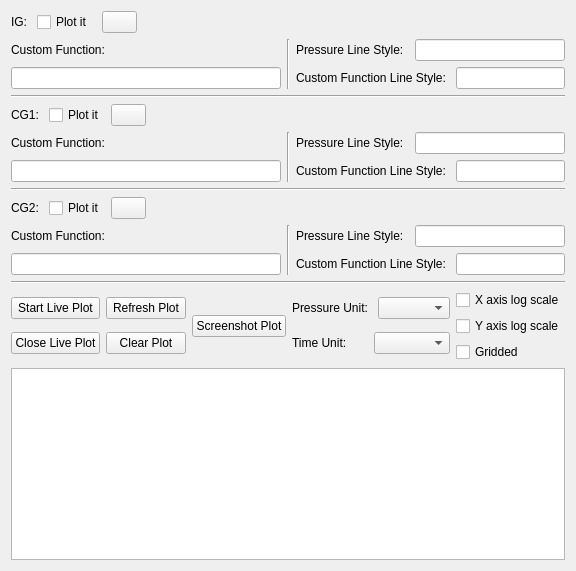
      <widget class="QWidget" name="page2">
       <layout class="QVBoxLayout" name="verticalLayout_3">
        <item>
         <layout class="QVBoxLayout" name="verticalLayout_29">
          <item>
           <layout class="QVBoxLayout" name="verticalLayout_30">
            <item>
             <layout class="QHBoxLayout" name="horizontalLayout_22">
              <item>
               <widget class="QLabel" name="label_26">
                <property name="text">
                 <string>IG: </string>
                </property>
               </widget>
              </item>
              <item>
               <widget class="QCheckBox" name="IGPlotItCheckBox">
                <property name="text">
                 <string>Plot it </string>
                </property>
               </widget>
              </item>
              <item>
               <widget class="QPushButton" name="IGplotHelp">
                <property name="maximumSize">
                 <size>
                  <width>35</width>
                  <height>16777215</height>
                 </size>
                </property>
                <property name="text">
                 <string/>
                </property>
               </widget>
              </item>
              <item>
               <spacer name="horizontalSpacer_4">
                <property name="orientation">
                 <enum>Qt::Horizontal</enum>
                </property>
                <property name="sizeHint" stdset="0">
                 <size>
                  <width>40</width>
                  <height>20</height>
                 </size>
                </property>
               </spacer>
              </item>
             </layout>
            </item>
            <item>
             <layout class="QHBoxLayout" name="horizontalLayout_21">
              <item>
               <layout class="QVBoxLayout" name="verticalLayout_33">
                <item>
                 <widget class="QLabel" name="label_29">
                  <property name="text">
                   <string>Custom Function: </string>
                  </property>
                 </widget>
                </item>
                <item>
                 <widget class="QLineEdit" name="IGPlotCustomFunctionLineEdit"/>
                </item>
               </layout>
              </item>
              <item>
               <widget class="Line" name="line_18">
                <property name="orientation">
                 <enum>Qt::Vertical</enum>
                </property>
               </widget>
              </item>
              <item>
               <layout class="QVBoxLayout" name="verticalLayout_34">
                <item>
                 <layout class="QHBoxLayout" name="horizontalLayout_23">
                  <item>
                   <widget class="QLabel" name="label_30">
                    <property name="text">
                     <string>Pressure Line Style: </string>
                    </property>
                   </widget>
                  </item>
                  <item>
                   <widget class="QLineEdit" name="IGPlotPressureLineStyle">
                    <property name="maximumSize">
                     <size>
                      <width>150</width>
                      <height>16777215</height>
                     </size>
                    </property>
                   </widget>
                  </item>
                 </layout>
                </item>
                <item>
                 <layout class="QHBoxLayout" name="horizontalLayout_24">
                  <item>
                   <widget class="QLabel" name="label_31">
                    <property name="text">
                     <string>Custom Function Line Style: </string>
                    </property>
                   </widget>
                  </item>
                  <item>
                   <widget class="QLineEdit" name="IGPlotCustomFunctionLineStyle">
                    <property name="maximumSize">
                     <size>
                      <width>150</width>
                      <height>16777215</height>
                     </size>
                    </property>
                   </widget>
                  </item>
                 </layout>
                </item>
               </layout>
              </item>
             </layout>
            </item>
           </layout>
          </item>
          <item>
           <widget class="Line" name="line_16">
            <property name="orientation">
             <enum>Qt::Horizontal</enum>
            </property>
           </widget>
          </item>
          <item>
           <layout class="QVBoxLayout" name="verticalLayout_36">
            <item>
             <layout class="QHBoxLayout" name="horizontalLayout_26">
              <item>
               <widget class="QLabel" name="label_32">
                <property name="text">
                 <string>CG1: </string>
                </property>
               </widget>
              </item>
              <item>
               <widget class="QCheckBox" name="CG1PlotItCheckBox">
                <property name="text">
                 <string>Plot it</string>
                </property>
               </widget>
              </item>
              <item>
               <widget class="QPushButton" name="CG1plotHelp">
                <property name="maximumSize">
                 <size>
                  <width>35</width>
                  <height>16777215</height>
                 </size>
                </property>
                <property name="text">
                 <string/>
                </property>
               </widget>
              </item>
              <item>
               <spacer name="horizontalSpacer_5">
                <property name="orientation">
                 <enum>Qt::Horizontal</enum>
                </property>
                <property name="sizeHint" stdset="0">
                 <size>
                  <width>40</width>
                  <height>20</height>
                 </size>
                </property>
               </spacer>
              </item>
             </layout>
            </item>
            <item>
             <layout class="QHBoxLayout" name="horizontalLayout_25">
              <item>
               <layout class="QVBoxLayout" name="verticalLayout_39">
                <item>
                 <widget class="QLabel" name="label_35">
                  <property name="text">
                   <string>Custom Function: </string>
                  </property>
                 </widget>
                </item>
                <item>
                 <widget class="QLineEdit" name="CG1PlotCustomFunctionLineEdit"/>
                </item>
               </layout>
              </item>
              <item>
               <widget class="Line" name="line_21">
                <property name="orientation">
                 <enum>Qt::Vertical</enum>
                </property>
               </widget>
              </item>
              <item>
               <layout class="QVBoxLayout" name="verticalLayout_40">
                <item>
                 <layout class="QHBoxLayout" name="horizontalLayout_27">
                  <item>
                   <widget class="QLabel" name="label_36">
                    <property name="text">
                     <string>Pressure Line Style: </string>
                    </property>
                   </widget>
                  </item>
                  <item>
                   <widget class="QLineEdit" name="CG1PlotPressureLineStyle">
                    <property name="maximumSize">
                     <size>
                      <width>150</width>
                      <height>16777215</height>
                     </size>
                    </property>
                   </widget>
                  </item>
                 </layout>
                </item>
                <item>
                 <layout class="QHBoxLayout" name="horizontalLayout_28">
                  <item>
                   <widget class="QLabel" name="label_37">
                    <property name="text">
                     <string>Custom Function Line Style: </string>
                    </property>
                   </widget>
                  </item>
                  <item>
                   <widget class="QLineEdit" name="CG1PlotCustomFunctionLineStyle">
                    <property name="maximumSize">
                     <size>
                      <width>150</width>
                      <height>16777215</height>
                     </size>
                    </property>
                   </widget>
                  </item>
                 </layout>
                </item>
               </layout>
              </item>
             </layout>
            </item>
           </layout>
          </item>
          <item>
           <widget class="Line" name="line_17">
            <property name="orientation">
             <enum>Qt::Horizontal</enum>
            </property>
           </widget>
          </item>
          <item>
           <layout class="QVBoxLayout" name="verticalLayout_42">
            <item>
             <layout class="QHBoxLayout" name="horizontalLayout_29">
              <item>
               <widget class="QLabel" name="label_38">
                <property name="text">
                 <string>CG2: </string>
                </property>
               </widget>
              </item>
              <item>
               <widget class="QCheckBox" name="CG2PlotItCheckBox">
                <property name="text">
                 <string>Plot it</string>
                </property>
               </widget>
              </item>
              <item>
               <widget class="QPushButton" name="CG2plotHelp">
                <property name="maximumSize">
                 <size>
                  <width>35</width>
                  <height>16777215</height>
                 </size>
                </property>
                <property name="text">
                 <string/>
                </property>
               </widget>
              </item>
              <item>
               <spacer name="horizontalSpacer_6">
                <property name="orientation">
                 <enum>Qt::Horizontal</enum>
                </property>
                <property name="sizeHint" stdset="0">
                 <size>
                  <width>40</width>
                  <height>20</height>
                 </size>
                </property>
               </spacer>
              </item>
             </layout>
            </item>
            <item>
             <layout class="QHBoxLayout" name="horizontalLayout_30">
              <item>
               <layout class="QVBoxLayout" name="verticalLayout_45">
                <item>
                 <widget class="QLabel" name="label_41">
                  <property name="text">
                   <string>Custom Function: </string>
                  </property>
                 </widget>
                </item>
                <item>
                 <widget class="QLineEdit" name="CG2PlotCustomFunctionLineEdit"/>
                </item>
               </layout>
              </item>
              <item>
               <widget class="Line" name="line_24">
                <property name="orientation">
                 <enum>Qt::Vertical</enum>
                </property>
               </widget>
              </item>
              <item>
               <layout class="QVBoxLayout" name="verticalLayout_46">
                <item>
                 <layout class="QHBoxLayout" name="horizontalLayout_31">
                  <item>
                   <widget class="QLabel" name="label_43">
                    <property name="text">
                     <string>Pressure Line Style: </string>
                    </property>
                   </widget>
                  </item>
                  <item>
                   <widget class="QLineEdit" name="CG2PlotPressureLineStyle">
                    <property name="maximumSize">
                     <size>
                      <width>150</width>
                      <height>16777215</height>
                     </size>
                    </property>
                   </widget>
                  </item>
                 </layout>
                </item>
                <item>
                 <layout class="QHBoxLayout" name="horizontalLayout_32">
                  <item>
                   <widget class="QLabel" name="label_42">
                    <property name="text">
                     <string>Custom Function Line Style: </string>
                    </property>
                   </widget>
                  </item>
                  <item>
                   <widget class="QLineEdit" name="CG2PlotCustomFunctionLineStyle">
                    <property name="maximumSize">
                     <size>
                      <width>150</width>
                      <height>16777215</height>
                     </size>
                    </property>
                   </widget>
                  </item>
                 </layout>
                </item>
               </layout>
              </item>
             </layout>
            </item>
           </layout>
          </item>
         </layout>
        </item>
        <item>
         <widget class="Line" name="line_15">
          <property name="orientation">
           <enum>Qt::Horizontal</enum>
          </property>
         </widget>
        </item>
        <item>
         <layout class="QVBoxLayout" name="verticalLayout_28">
          <item>
           <layout class="QHBoxLayout" name="horizontalLayout_20">
            <item>
             <layout class="QVBoxLayout" name="verticalLayout_35">
              <item>
               <widget class="QPushButton" name="StartPlotPlotView">
                <property name="text">
                 <string>Start Live Plot</string>
                </property>
               </widget>
              </item>
              <item>
               <widget class="QPushButton" name="StopPlotPlotView">
                <property name="text">
                 <string>Close Live Plot</string>
                </property>
               </widget>
              </item>
             </layout>
            </item>
            <item>
             <layout class="QVBoxLayout" name="verticalLayout_41">
              <item>
               <widget class="QPushButton" name="refreshPlotPlotView">
                <property name="text">
                 <string>Refresh Plot</string>
                </property>
               </widget>
              </item>
              <item>
               <widget class="QPushButton" name="clearPlotPlotView">
                <property name="text">
                 <string>Clear Plot</string>
                </property>
               </widget>
              </item>
             </layout>
            </item>
            <item>
             <widget class="QPushButton" name="ScreenShotPlotPushButton">
              <property name="text">
               <string>Screenshot Plot</string>
              </property>
             </widget>
            </item>
            <item>
             <layout class="QVBoxLayout" name="verticalLayout_47">
              <item>
               <layout class="QHBoxLayout" name="horizontalLayout_33">
                <item>
                 <widget class="QLabel" name="label_39">
                  <property name="text">
                   <string>Pressure Unit: </string>
                  </property>
                 </widget>
                </item>
                <item>
                 <widget class="QComboBox" name="PlotPressureUnitCombo"/>
                </item>
               </layout>
              </item>
              <item>
               <layout class="QHBoxLayout" name="horizontalLayout_34">
                <item>
                 <widget class="QLabel" name="label_40">
                  <property name="text">
                   <string>Time Unit: </string>
                  </property>
                 </widget>
                </item>
                <item>
                 <widget class="QComboBox" name="PlotTimeUnitCombo"/>
                </item>
               </layout>
              </item>
             </layout>
            </item>
            <item>
             <layout class="QVBoxLayout" name="verticalLayout_23">
              <item>
               <widget class="QCheckBox" name="XAxisLogScaleCheckbox">
                <property name="text">
                 <string>X axis log scale</string>
                </property>
               </widget>
              </item>
              <item>
               <widget class="QCheckBox" name="YAxisLogScaleCheckbox">
                <property name="text">
                 <string>Y axis log scale</string>
                </property>
               </widget>
              </item>
              <item>
               <widget class="QCheckBox" name="GriddedCheckBox">
                <property name="text">
                 <string>Gridded </string>
                </property>
               </widget>
              </item>
             </layout>
            </item>
           </layout>
          </item>
          <item>
           <widget class="QPlainTextEdit" name="LogTextBox2">
            <property name="font">
             <font>
              <pointsize>10</pointsize>
             </font>
            </property>
            <property name="readOnly">
             <bool>true</bool>
            </property>
           </widget>
          </item>
         </layout>
        </item>
       </layout>
      </widget>
